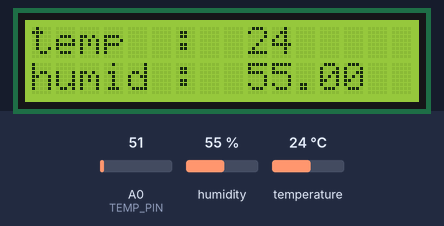
Simulated run of this sketch. Board: Arduino Uno, built with avr-gcc and run on an emulated ATmega328P. Shown: 16×2 character LCD. The test bench sets the inputs (shaded band); at power-on: humidity 55 %, A0 (TEMP_PIN) = 51, temperature 24 °C. What the sketch prints to the serial monitor is not drawn.

Above: at 3.2 s.
3.3 s: humidity set to 22 %
At 10.5 s:
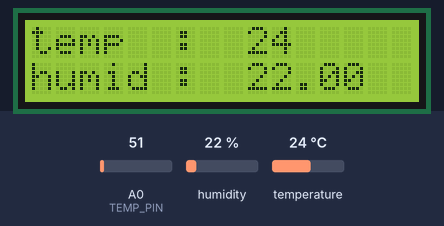
11.3 s: A0 (TEMP_PIN) set to 61
At 18.3 s:
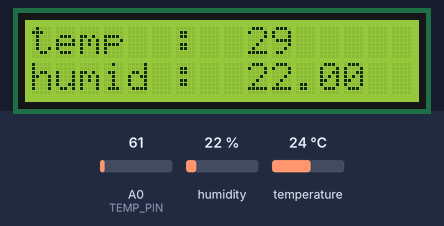
18.8 s: humidity set to 40 %
At 26.1 s:
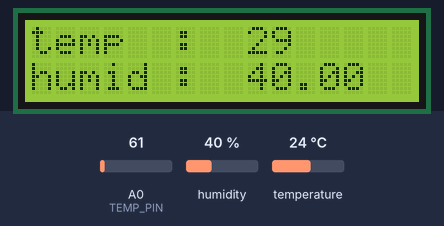
26.5 s: A0 (TEMP_PIN) set to 71
At 33.6 s:
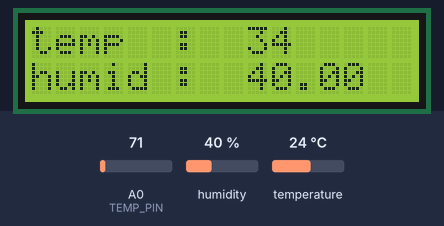
34.0 s: humidity set to 68 %
At 40.5 s:
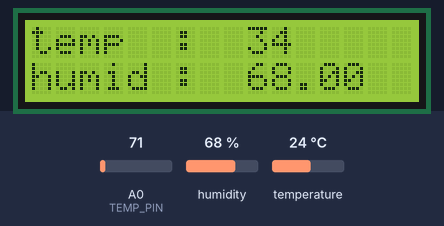
41.7 s: A0 (TEMP_PIN) set to 86
At 48.0 s:
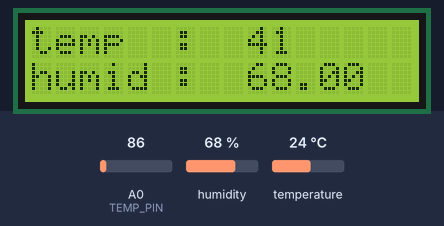
Timing chart, 0 to 49.5 s (numbered marks = the images above; inputs shaded):
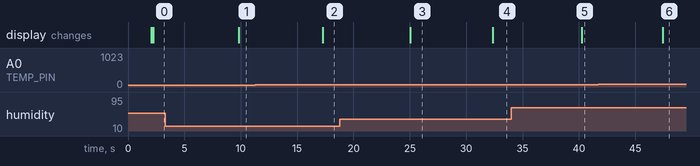

Measured:
- after the input at 3.3 s, the display: changes after 6.5 s (image 1)
- after the input at 11.3 s, the display: changes after 6.0 s (image 2)
- after the input at 18.8 s, the display: changes after 6.3 s (image 3)
- after the input at 26.5 s, the display: changes after 5.8 s (image 4)
- after the input at 34.0 s, the display: changes after 6.3 s (image 5)
- after the input at 41.7 s, the display: changes after 5.7 s (image 6)

The sketch:

BinarySemaphore.ino
```cpp
// (licence header left out)
#include <Arduino_FreeRTOS.h>
// include the library code:
#include <LiquidCrystal.h>
#include <DHT.h>

// initialize the library by associating any needed LCD interface pin
// with the arduino pin number it is connected to
const int rs = 8, en = 9, d4 = 4, d5 = 5, d6 = 6, d7 = 7;
LiquidCrystal lcd(rs, en, d4, d5, d6, d7);

#define TEMP_PIN    A0
#define DHTPIN    A1 // Analog Pin sensor is connected to

// Uncomment whatever type you're using!
#define DHTTYPE DHT11   // DHT 11
//#define DHTTYPE DHT22   // DHT 22  (AM2302)
//#define DHTTYPE DHT21   // DHT 21 (AM2301)

// Connect pin 1 (on the left) of the sensor to +5V
// Connect pin 2 of the sensor to whatever your DHTPIN is
// Connect pin 4 (on the right) of the sensor to GROUND
// Connect a 10K resistor from pin 2 (data) to pin 1 (power) of the sensor

DHT dht(DHTPIN, DHTTYPE);

TaskHandle_t LCDDisplay_TaskHandle;
TaskHandle_t TempSenor_TaskHandle;
TaskHandle_t HumiditySensor_TaskHandle;

SemaphoreHandle_t binSemaphore_A = NULL;

#define printMsg(taskhandle,str)  {\
        Serial.print(F("Priority "));\
        Serial.print(uxTaskPriorityGet(taskhandle));\
        Serial.print(F(" : "));\
        Serial.println(F(str));\
}

void setup()
{

    dht.begin();
    // set up the LCD's number of columns and rows:
    lcd.begin(16, 2);
    // Print a message to the LCD.
    lcd.print("hello, world!");

    delay(2000);
    lcd.clear();
    lcd.setCursor(0, 0);
    lcd.print("temp  : ");
    lcd.setCursor(0, 1);
    lcd.print("humid : ");
    lcd.display();

    Serial.println(F("Initialize serial"));

    Serial.begin(9600);

    Serial.println(F("In Setup function, Creating Binary Semaphore"));
    vSemaphoreCreateBinary(binSemaphore_A);  /* Create binary semaphore */
    if(binSemaphore_A == NULL)
    {
        Serial.println(F("Failed to create Semaphore"));
    }

    Serial.println(F("Creating  task"));
//    xTaskCreate(LCDDisplay_Task, "LCDDisplay_Task", 100, NULL, 4, &LCDDisplay_TaskHandle);
    xTaskCreate(TempSenor_Task, "LCDDisplay_Task", 100, NULL, 3, &TempSenor_TaskHandle);
    xTaskCreate(HumiditySensor_Task, "LCDDisplay_Task", 100, NULL, 3, &HumiditySensor_TaskHandle);

}


void loop()
{ // Hooked to Idle Task, will run when CPU is Idle
    Serial.println(F("Loop function"));
    delay(5000);
}


/*LPT: Low priority task*/
void LCDDisplay_Task(void* pvParameters)
{


}


/*MPT: Medium priority task*/
void TempSenor_Task(void* pvParameters)
{
    int temp_count = 0;
    int tempC = 0;
    float voltage = 0;

    while(1)
    {
        temp_count = analogRead(TEMP_PIN);
        voltage = (temp_count / 1024.0) * 5000;
        tempC = voltage / 10;

        printMsg(TempSenor_Task,"TempSenor_Task Acquiring semaphore \n");
        xSemaphoreTake(binSemaphore_A,portMAX_DELAY);

        lcd.setCursor(sizeof("temp  : "), 0);
        lcd.print(tempC);

        printMsg(TempSenor_Task,"TempSenor_Task Releasing Semaphore \n");
        xSemaphoreGive(binSemaphore_A);
        vTaskDelay(500);
    }
}


/*MPT: High priority task*/
void HumiditySensor_Task(void* pvParameters)
{
    while(1)
    {
        Serial.print("Current humidity = ");
        Serial.print(dht.readHumidity());
        Serial.print("%  ");
        Serial.print("temperature = ");
        Serial.print(dht.readTemperature());
        Serial.println("C  ");
        printMsg(HumiditySensor_Task,"HumiditySensor_Task Acquiring semaphore \n");
        xSemaphoreTake(binSemaphore_A,portMAX_DELAY);

        lcd.setCursor(sizeof("humid : "), 1);
        lcd.print(dht.readHumidity());

        printMsg(HumiditySensor_Task,"HumiditySensor_Task Releasing Semaphore \n");
        xSemaphoreGive(binSemaphore_A);
        vTaskDelay(500);
    }
}
```
